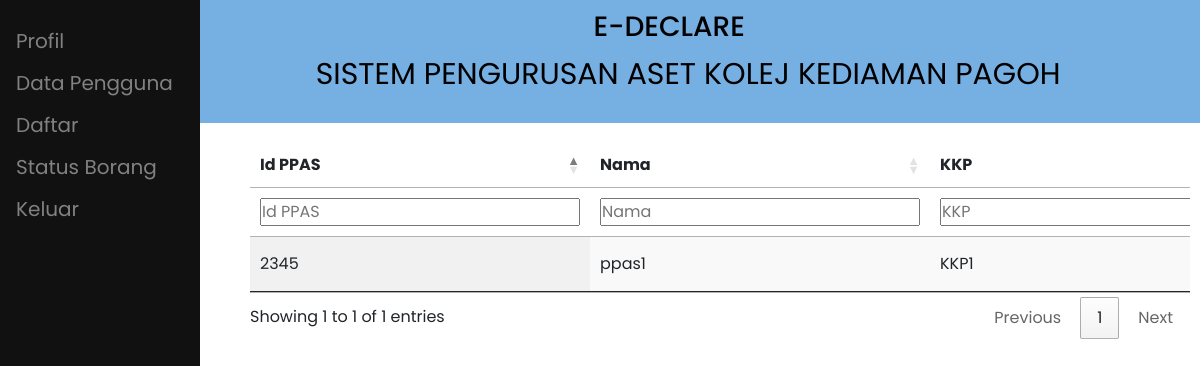
The app's page /admin/viewPPAS.php with its own data.
### tables this page shows
CREATE TABLE `ppas` (
  `id_ppas` int(10) NOT NULL,
  `nama_ppas` varchar(50) NOT NULL,
  `email_ppas` varchar(100) NOT NULL,
  `kata_laluan_ppas` varchar(100) NOT NULL,
  `no_telefon_ppas` varchar(20) NOT NULL,
  `jenis_pengguna` varchar(255) NOT NULL,
  `status` int(11) NOT NULL,
  `KKP` varchar(255) NOT NULL
);

### admin/viewPPAS.php (the view, shortened to what this page needs)
<?php
require "../conn.php";
?>
<!DOCTYPE html>
<html lang="en">
<head>
  <link rel="stylesheet" href="../css/style.css">
  <link href='https://unpkg.com/boxicons@2.1.2/css/boxicons.min.css' rel='stylesheet'>
  <link href="https://cdn.jsdelivr.net/npm/bootstrap@5.2.0-beta1/dist/css/bootstrap.min.css" rel="stylesheet">
  <link rel="stylesheet" href="https://cdn.datatables.net/1.12.1/css/jquery.dataTables.min.css">
  <link rel="stylesheet" href="https://cdn.datatables.net/buttons/2.2.3/css/buttons.dataTables.min.css">
  <link rel="stylesheet" href="../css/admin.css">
</head>
<body>
  <div class="header">
    <h3>&nbsp;&nbsp;&nbsp;&nbsp;&nbsp;&nbsp;&nbsp;&nbsp;&nbsp;&nbsp;&nbsp;&nbsp;&nbsp;&nbsp;&nbsp;&nbsp;&nbsp;&nbsp;&nbsp;E-DECLARE</h3>
    <p>&nbsp;&nbsp;&nbsp;&nbsp;&nbsp;&nbsp;&nbsp;&nbsp;&nbsp;&nbsp;&nbsp;&nbsp;&nbsp;&nbsp;&nbsp;&nbsp;&nbsp;&nbsp;&nbsp;&nbsp;&nbsp;&nbsp;SISTEM PENGURUSAN ASET KOLEJ KEDIAMAN PAGOH</p>
  </div>
  <?php include "admin_sidenav.php" ?>
  <div class="content">
    <table id="example" class="display table" style="width:100%">
      <thead>
        <tr>
          <th>Id PPAS</th>
          <th>Nama</th>
          <th>KKP</th>
        </tr>
      </thead>
      <tbody>
        <?php
        $sql = "SELECT * FROM ppas";
        $result = $conn->query($sql);
        if ($result->num_rows > 0) {
          while ($row = $result->fetch_assoc()) {
        ?>
            <tr>
              <td><?php echo $row['id_ppas'] ?></td>
              <td><?php echo $row['nama_ppas'] ?></td>
              <td><?php echo $row['KKP'] ?></td>
            </tr>
        <?php
          }
        }
        ?>
      </tbody>
    </table>
  </div>
</body>
</html>

### css/style.css (style rules this page uses)
* { margin: 0; padding: 0; box-sizing: border-box; font-family: "Poppins", sans-serif; }
body { position: relative; min-height: 100vh; width: 100%; overflow: hidden; overflow-y: scroll; }
.content { width: auto; height: 1200px; margin-left: 240px; position: relative; background: #fff; top: 10px; }
td, th { border: 1px solid #999; padding: 20px; }

### css/admin.css (style rules this page uses)
.header { padding: 10px; text-align: center; background: #76b0e3; color: black; font-size: 30px; }
.content { padding: 10px; }

### records on screen
ppas: id_ppas "2345", nama_ppas "ppas1", KKP "KKP1"
